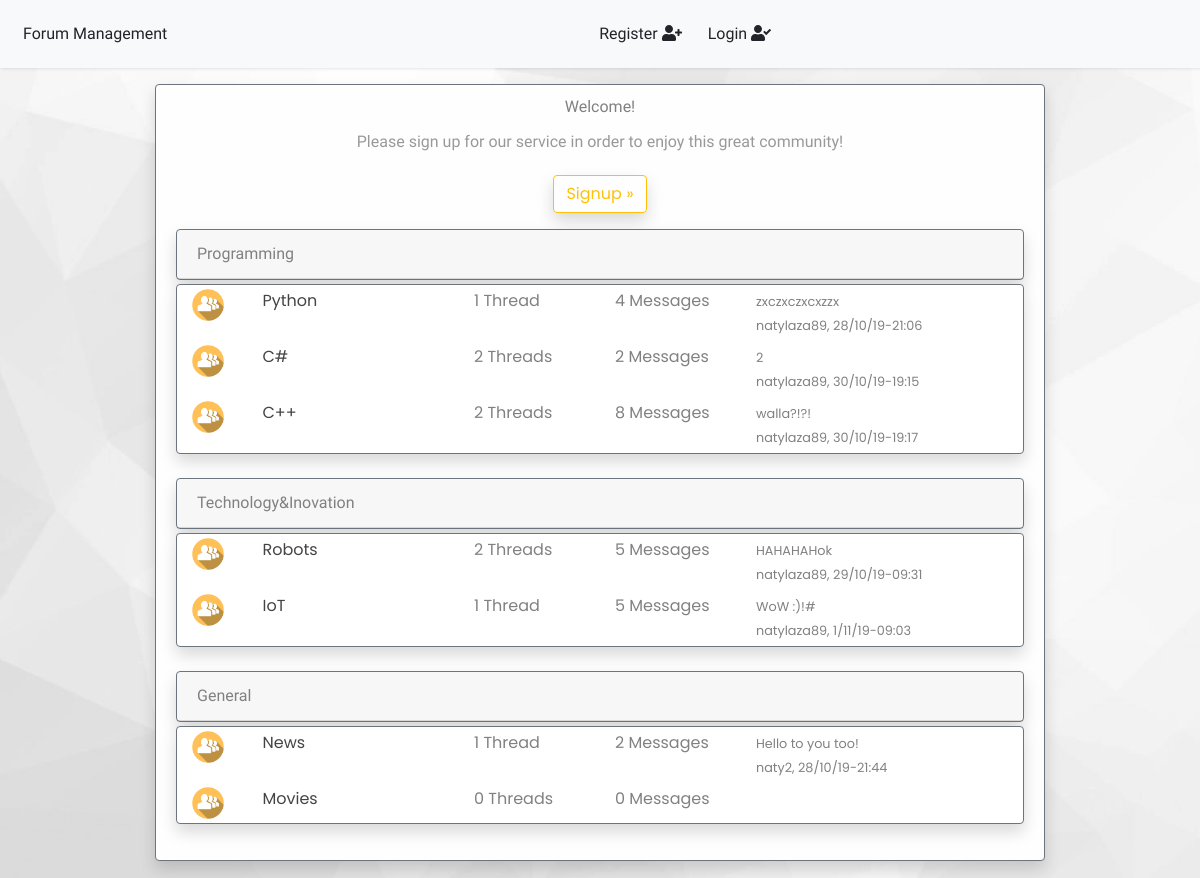
The page / on the database its author committed.
### forum/models.py (models this page shows, shortened)
class ForumCategory(models.Model):
    name = models.CharField(max_length=40, blank=False)
    forums = models.ManyToManyField(Forum, blank=True)

class Forum(models.Model):
    name = models.CharField(max_length=40, blank=False)
    moderator = models.ManyToManyField(User, blank=True)
    def __str__(self):
        return self.name

class Post(models.Model):
    POST_TYPE = (
        ('normal', 'normal'),
        ('announcement', 'announcement'),
        ('pinned', 'pinned'),
    )
    author = models.ForeignKey(User, default = "", on_delete=models.CASCADE, related_name='+')
    forum = models.ForeignKey(Forum,blank=True, null=True, on_delete=models.CASCADE)
    message_body = models.TextField(blank=False, default="")
    datetime = models.DateTimeField(auto_now_add=True)
    like_list = models.ManyToManyField(User, blank=True, related_name='+')
    unlike_list = models.ManyToManyField(User, blank=True, related_name='+')
    announcement = models.CharField(max_length=12, choices=POST_TYPE, default='normal')
    class Meta:
        abstract = True

class Reply(Post):
    thread_id = models.ForeignKey(MainTopic, blank=True, null=True, on_delete=models.CASCADE, related_name='+')
    reply_to_main_thread = models.ForeignKey(MainTopic, blank=True, null=True, on_delete=models.CASCADE, related_name='+')
    reply_to_comment = models.ForeignKey(Comment, blank=True, null=True, on_delete=models.CASCADE, related_name='+')
    reply_to_older_reply = models.ForeignKey('self', blank=True, null=True, on_delete=models.CASCADE)#

class MainTopic(Post):
    title = models.CharField(max_length=50, blank=False, default="")

class Comment(Post):
    thread_id = models.ForeignKey(MainTopic, blank=True, null=True, on_delete=models.CASCADE, related_name='+')

### forum/views.py (the view)
# urls.py: path('', ForumListView.as_view(), name='home'),
class ForumListView(ListView):
    model = ForumCategory
    template_name = 'forum/home.html'
    def get_forums_details(self, forums_list)->dict:
            forum_details = dict()
            for forum in forums_list:
                main_topics = MainTopic.objects.filter(forum__name=forum.name).order_by('datetime')
                if main_topics.count() == 0:
                    forum_details[forum.name] = (0, 0, "None")
                    continue
                times = [ main_topics.last() ]
                comments = Comment.objects.filter(forum__name=forum.name).order_by('datetime')
                replies = Reply.objects.filter(forum__name=forum.name).order_by('datetime')
                number_of_messages = main_topics.count() + comments.count() + replies.count()
                if comments.count() != 0:
                    times.append(comments.last())
                if replies.count() != 0:
                    times.append(replies.last())
                last_message = sorted(times, key = attrgetter('datetime'), reverse=True)
                forum_details[forum.name] = (main_topics.count(), number_of_messages, last_message[0])
            return forum_details
    def get_context_data(self, **kwargs):
        context = super(ForumListView, self).get_context_data(**kwargs)
        context['forum_category'] = ForumCategory.objects.all()
        forums_list = Forum.objects.all()
        context['forum_details'] = self.get_forums_details(forums_list)
        return context

### forum/templates/forum/home.html (shortened to what this page needs)
{% extends "forum/base.html" %}
{% load static %}
{% block content%}
<div class="container-fluid">
  <div class="jumbotron alert alert-light border border-secondary shadow">
    {% if user.is_authenticated %}
    <h4 class="article-text text-center text-justify text-sm-center">ברוכים הנמצאים</h4>
    <h5 class="article-text text-center text-justify text-sm-center">{{ user.username }}</h5>
  </div>
  {% else %}
  <h4 class="article-text text-center">Welcome!</h4>
  <p class="article-text p-1 text-center">Please sign up for our service in order to enjoy this great community!</p>
  <p class="text-center"><a class="btn btn-outline-warning shadow" href="{% url 'register' %}" role="button">Signup
      &raquo;</a></p>
  {% endif %}
  {% for category in forum_category %}
  <div class="card border-secondary col-mb-ml-auto pb-auto shadow">
    <div class="card-header">
      <div class="article article-text">
        {{ category.name }}
      </div>
    </div>
  </div>
  <div class="card  border-secondary shadow">
    {% for forum in category.forums.all %}
    <div class="container mb-1 mt-1 ">
      <div class="row">
          <div class="col-1">
              <img src="{% static 'forum/images/forum.png' %}" width="32px" height="32px" alt="">
            </div>
        <div class="col-3">
          <a class="article-title" href="{% url 'forum:forums-list' forum.name %}">{{ forum }}</a>
        </div>
        {% for forum_name, details in forum_details.items %}
          {% if forum_name == forum.name %}
          <div class="col-2 ">
              {{ details.0 }} Thread{{ details.0|pluralize}}
          </div>
          <div class="col-2">
              {{ details.1 }} Message{{ details.1|pluralize}}
          </div>
          <div class="col-3">
              <small class="text-sm-center">{{ details.2.message_body }}</small>
              {% if details.2 != "None" %}
              <br>
              <small class="text-sm-center">{{ details.2.author }}, {{ details.2.datetime|date:"j/n/y-H:i" }}</small>
              {% endif %}
          </div>
          {% endif %}
        {% endfor %}
      </div>
    </div>
  {% endfor %}
</div>
<div class="pb-4 pr-3"></div>
{% endfor %}
</div>
{% endblock content%}

### forum/static/forum/css/simple-sidebar.css (style rules this page uses)
body { overflow-x: hidden; }

### forum/static/forum/css/main.css (style rules this page uses)
body { font-family: 'Poppins', sans-serif; background-position: center; background-repeat: no-repeat; background-size: cover; }
p { font-family: 'Poppins', sans-serif; font-size: 1rem; font-weight: 300; line-height: 1.7em; color: #999; }
a, a:hover, a:focus { color: inherit; text-decoration: none; transition: all 0.3s; }
.article-text { text-align: left; font-family: 'Secular One', sans-serif; font-size: 1rem; }
.article-title { color: #444444; }

### rows shown on the page
ForumCategory: name "Programming"
Forum: name "Python"
Reply: details "1", details "4", message_body "zxczxczxcxzzx", author.username "natylaza89", datetime "28/10/19-21:06"
Forum: name "C#"
MainTopic: details "2", message_body "2", author.username "natylaza89", datetime "30/10/19-19:15"
Forum: name "C++"
Comment: details "2", details "8", message_body "walla?!?!", author.username "natylaza89", datetime "30/10/19-19:17"
ForumCategory: name "Technology&Inovation"
Forum: name "Robots"
MainTopic: details "2", details "5", message_body "HAHAHAHok", author.username "natylaza89", datetime "29/10/19-09:31"
Forum: name "IoT"
Comment: author "1", details "5", message_body "WoW :)!#", author.username "natylaza89", datetime "1/11/19-09:03"
ForumCategory: name "General"
Forum: name "News"
Comment: details "1", details "2", message_body "Hello to you too!", author.username "naty2", datetime "28/10/19-21:44"
Forum: name "Movies", details "0", details "0"
